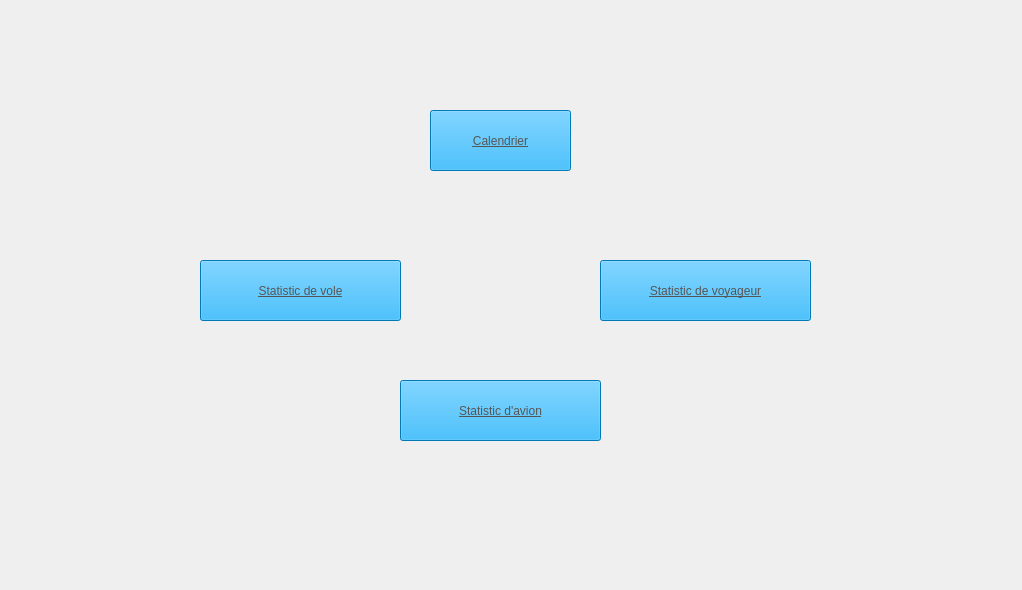
    <widget class="QWidget" name="tab_6">
     <attribute name="title">
      <string>Calendar et Statistic</string>
     </attribute>
     <widget class="QPushButton" name="pushButton_4">
      <property name="geometry">
       <rect>
        <x>430</x>
        <y>110</y>
        <width>141</width>
        <height>61</height>
       </rect>
      </property>
      <property name="styleSheet">
       <string notr="true">background-color: rgb(0, 170, 255);


color: rgb(86, 86, 86);

font: 700 italic 12pt &quot;Segoe UI&quot;;
text-decoration: underline;
</string>
      </property>
      <property name="text">
       <string>Calendrier</string>
      </property>
     </widget>
     <widget class="QPushButton" name="pushButton_5">
      <property name="geometry">
       <rect>
        <x>200</x>
        <y>260</y>
        <width>201</width>
        <height>61</height>
       </rect>
      </property>
      <property name="styleSheet">
       <string notr="true">background-color: rgb(0, 170, 255);


color: rgb(86, 86, 86);

font: 700 italic 12pt &quot;Segoe UI&quot;;
text-decoration: underline;</string>
      </property>
      <property name="text">
       <string>Statistic de vole</string>
      </property>
     </widget>
     <widget class="QLabel" name="label_pic5">
      <property name="geometry">
       <rect>
        <x>2</x>
        <y>-71</y>
        <width>1011</width>
        <height>581</height>
       </rect>
      </property>
      <property name="text">
       <string/>
      </property>
     </widget>
     <widget class="QPushButton" name="pushButton_stat_voyageur">
      <property name="geometry">
       <rect>
        <x>600</x>
        <y>260</y>
        <width>211</width>
        <height>61</height>
       </rect>
      </property>
      <property name="styleSheet">
       <string notr="true">background-color: rgb(0, 170, 255);


color: rgb(86, 86, 86);

font: 700 italic 12pt &quot;Segoe UI&quot;;
text-decoration: underline;</string>
      </property>
      <property name="text">
       <string>Statistic de voyageur</string>
      </property>
     </widget>
     <widget class="QPushButton" name="pushButton_stat_avion">
      <property name="geometry">
       <rect>
        <x>400</x>
        <y>380</y>
        <width>201</width>
        <height>61</height>
       </rect>
      </property>
      <property name="styleSheet">
       <string notr="true">background-color: rgb(0, 170, 255);


color: rgb(86, 86, 86);

font: 700 italic 12pt &quot;Segoe UI&quot;;
text-decoration: underline;</string>
      </property>
      <property name="text">
       <string>Statistic d'avion</string>
      </property>
     </widget>
     <zorder>label_pic5</zorder>
     <zorder>pushButton_4</zorder>
     <zorder>pushButton_5</zorder>
     <zorder>pushButton_stat_voyageur</zorder>
     <zorder>pushButton_stat_avion</zorder>
    </widget>
